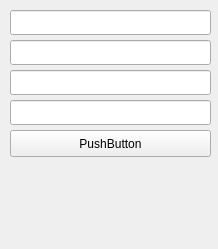
<?xml version="1.0" encoding="UTF-8"?>
<ui version="4.0">
 <class>Form</class>
 <widget class="QWidget" name="Form">
  <property name="geometry">
   <rect>
    <x>0</x>
    <y>0</y>
    <width>218</width>
    <height>249</height>
   </rect>
  </property>
  <property name="windowTitle">
   <string>Form</string>
  </property>
  <widget class="QLineEdit" name="txt_op1">
   <property name="geometry">
    <rect>
     <x>10</x>
     <y>10</y>
     <width>201</width>
     <height>25</height>
    </rect>
   </property>
  </widget>
  <widget class="QLineEdit" name="txt_op2">
   <property name="geometry">
    <rect>
     <x>10</x>
     <y>40</y>
     <width>201</width>
     <height>25</height>
    </rect>
   </property>
  </widget>
  <widget class="QLineEdit" name="txt_op3">
   <property name="geometry">
    <rect>
     <x>10</x>
     <y>70</y>
     <width>201</width>
     <height>25</height>
    </rect>
   </property>
  </widget>
  <widget class="QLineEdit" name="txt_result">
   <property name="geometry">
    <rect>
     <x>10</x>
     <y>100</y>
     <width>201</width>
     <height>25</height>
    </rect>
   </property>
  </widget>
  <widget class="QPushButton" name="but_calc">
   <property name="geometry">
    <rect>
     <x>10</x>
     <y>130</y>
     <width>201</width>
     <height>27</height>
    </rect>
   </property>
   <property name="text">
    <string>PushButton</string>
   </property>
  </widget>
  <widget class="MyWidget" name="widget" native="true">
   <property name="geometry">
    <rect>
     <x>10</x>
     <y>160</y>
     <width>201</width>
     <height>80</height>
    </rect>
   </property>
  </widget>
 </widget>
 <customwidgets>
  <customwidget>
   <class>MyWidget</class>
   <extends>QWidget</extends>
   <header>mywidget.h</header>
   <container>1</container>
  </customwidget>
 </customwidgets>
 <resources/>
 <connections/>
</ui>
